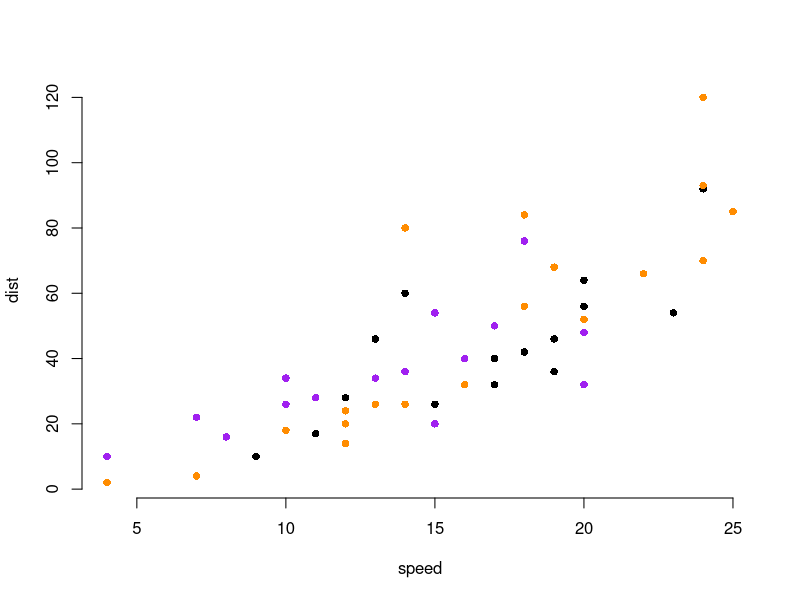
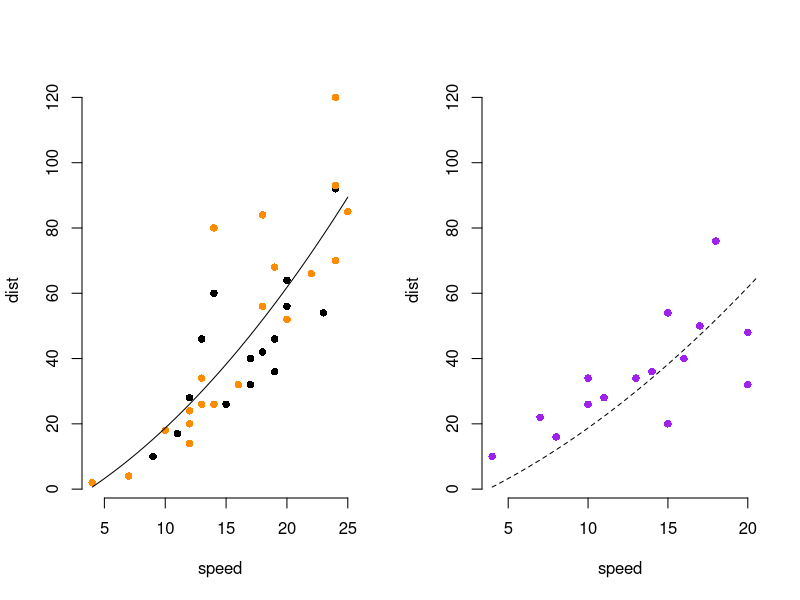
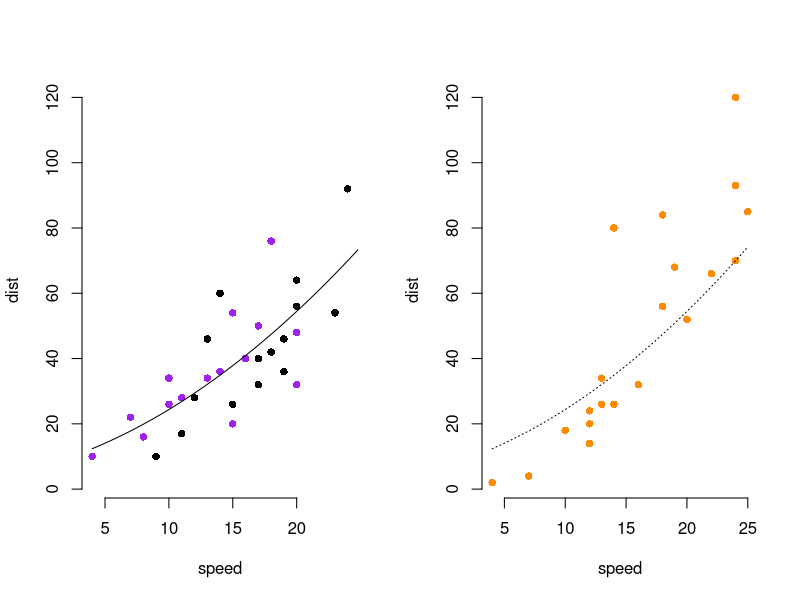
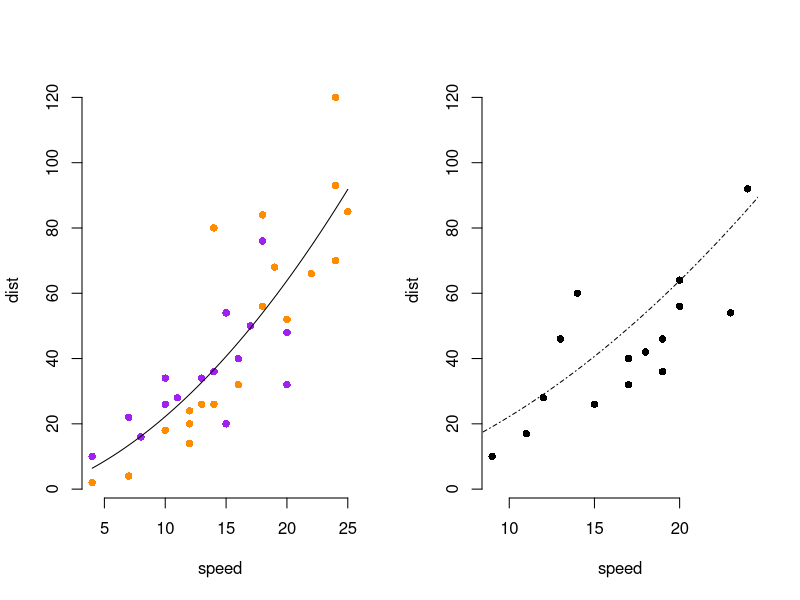

Write the R code that produced these figures, in order.
## ---- chunk 1
data( cars )
## ---- chunk 2
# standard plotting parameters
ylim = range( cars$dist )
xx = seq( min(cars$speed), max(cars$speed), length.out=200 )

# randomly create three folds
fold = sample(c("black", "purple", "darkorange"), size=nrow(cars), replace=TRUE)
plot( cars, col=fold, bty='n', pch=16, ylim=ylim )

# plot a held-out model and the predictions
cv3fm1 = lm( dist ~ poly(speed, 2), data=cars[fold != "purple", ])
layout( matrix(1:2, 1, 2) )
plot(cars[ fold != 'purple', ], bty='n', col=fold[ fold != 'purple'], pch=16, ylim=ylim )
lines( x=xx, y=predict(cv3fm1, data.frame(speed=xx)))

plot( cars[fold == 'purple', ], bty='n', col=fold[ fold == 'purple'], pch=16, ylim=ylim )
lines( x=xx, y=predict(cv3fm1, data.frame(speed=xx)), lty=2)


# plot a held-out model and the predictions
cv3fm2 = lm( dist ~ poly(speed, 2), data=cars[fold != "darkorange", ])
layout( matrix(1:2, 1, 2) )
plot(cars[ fold != 'darkorange', ], bty='n', col=fold[ fold != 'darkorange'], pch=16, ylim=ylim )
lines( x=xx, y=predict(cv3fm2, data.frame(speed=xx)))

plot( cars[fold == 'darkorange', ], bty='n', col=fold[ fold == 'darkorange'], pch=16, ylim=ylim )
lines( x=xx, y=predict(cv3fm2, data.frame(speed=xx)), lty=3)


# plot a held-out model and the predictions
cv3fm3 = lm( dist ~ poly(speed, 2), data=cars[fold != "black", ])
layout( matrix(1:2, 1, 2) )
plot(cars[ fold != 'black', ], bty='n', col=fold[ fold != 'black'], pch=16, ylim=ylim )
lines( x=xx, y=predict(cv3fm3, data.frame(speed=xx)))

plot( cars[fold == 'black', ], bty='n', col=fold[ fold == 'black'], pch=16, ylim=ylim )
lines( x=xx, y=predict(cv3fm3, data.frame(speed=xx)), lty=4)
